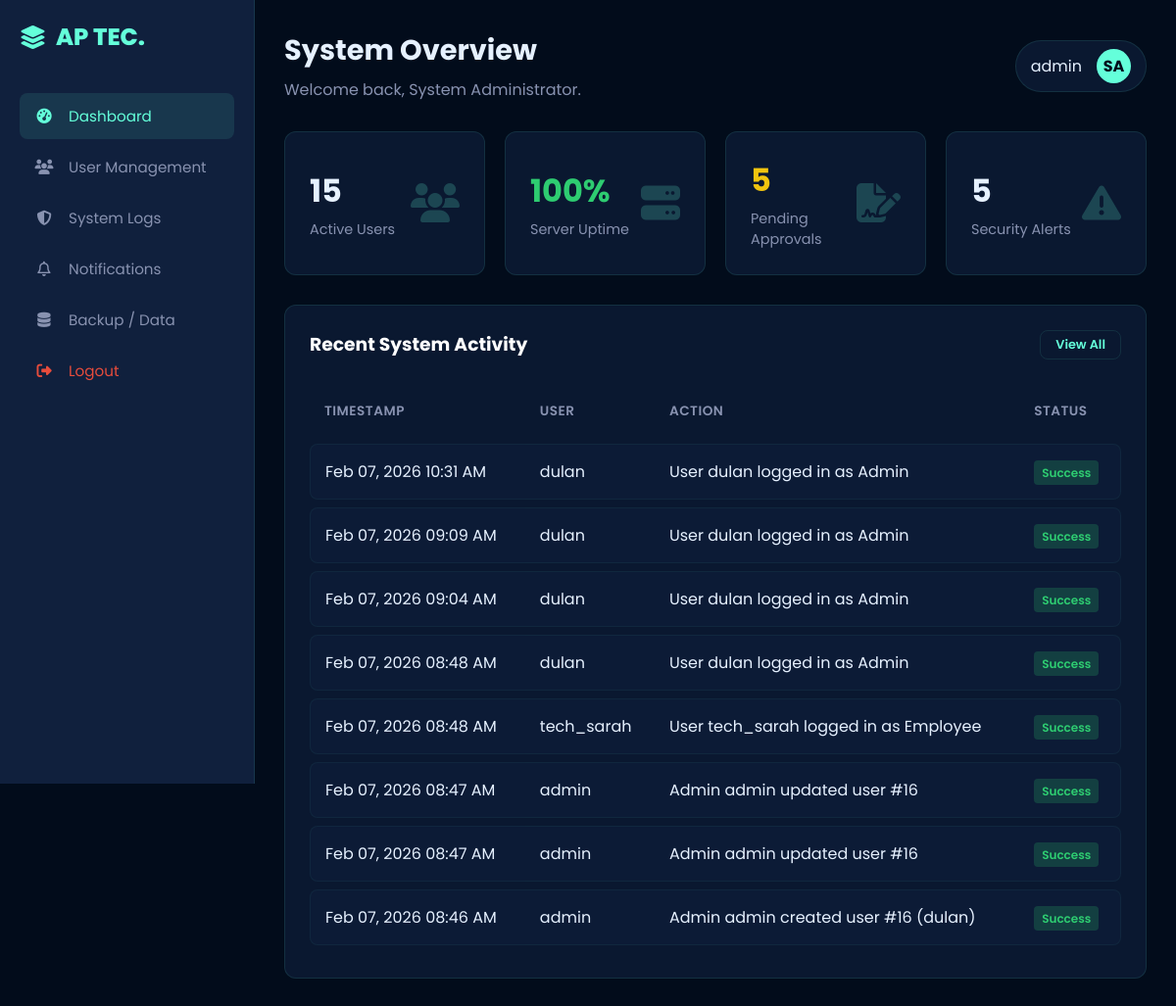
Page /html/admin_dashboard.php (signed in) on the earlier database version.
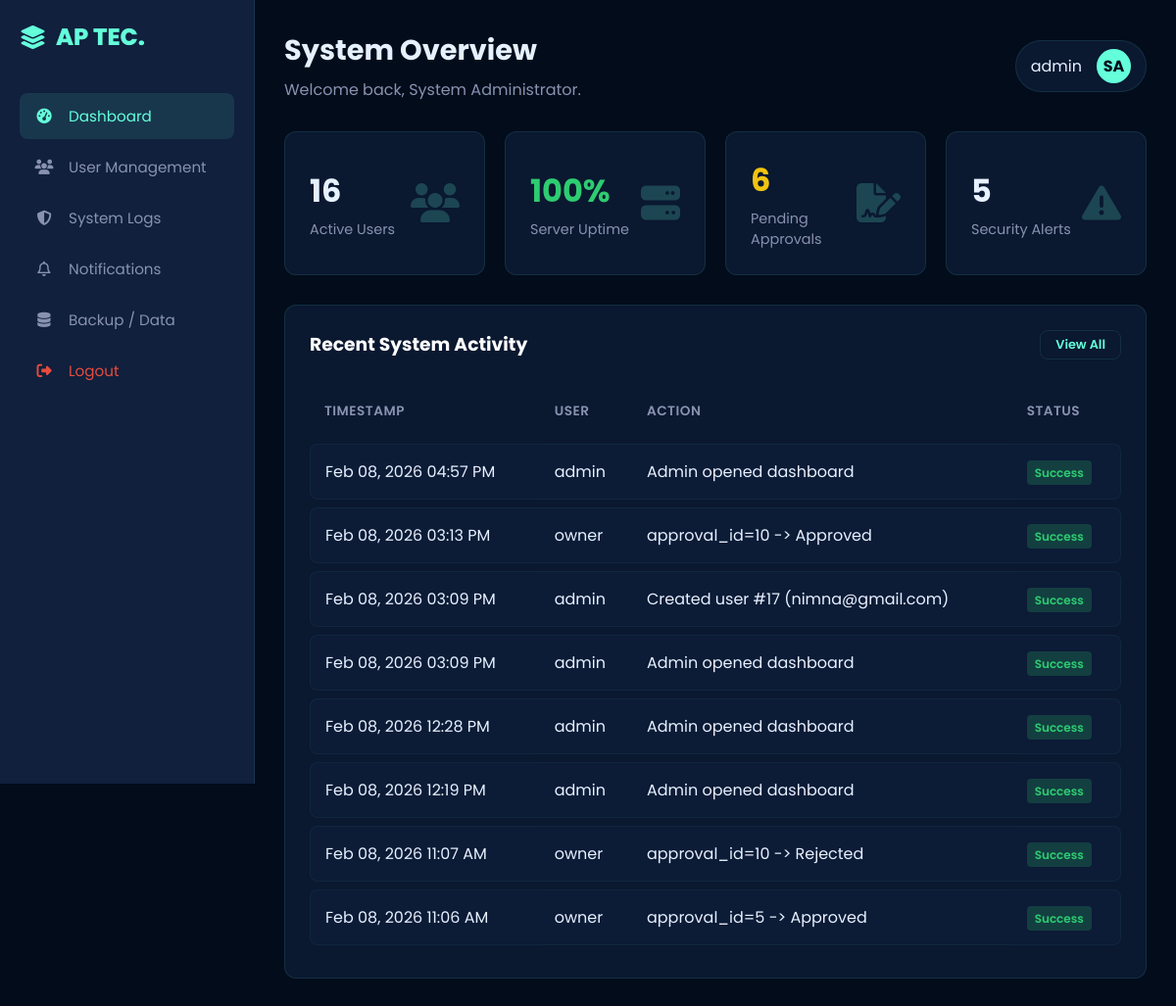
Same page on the later database version.
### tables this page shows
CREATE TABLE `system_logs` (
  `log_id` int(11) NOT NULL AUTO_INCREMENT,
  `level` enum('INFO','WARNING','ERROR') NOT NULL,
  `module` varchar(50) DEFAULT NULL,
  `message` text NOT NULL,
  `user_id` int(11) DEFAULT NULL,
  `ip_address` varchar(45) DEFAULT NULL,
  `created_at` timestamp NOT NULL DEFAULT current_timestamp(),
  PRIMARY KEY (`log_id`)
);

### html/admin_dashboard.php (the view, shortened to what the changed rows need)
<?php
require_once __DIR__ . "/../php/db.php";
try {
    $activeUsers = (int)$pdo->query("SELECT COUNT(*) FROM users WHERE status='Active'")->fetchColumn();
} catch (Throwable $e) {
    $activeUsers = 0;
}
try {
    $pendingApprovals = (int)$pdo->query("SELECT COUNT(*) FROM approvals WHERE status='Pending'")->fetchColumn();
} catch (Throwable $e) {
    $pendingApprovals = 0;
}
try {
    $stmt = $pdo->query("
        SELECT
            sl.created_at,
            COALESCE(u.username, 'System') AS username,
            sl.message,
            sl.level,
            sl.module,
            sl.ip_address
        FROM system_logs sl
        LEFT JOIN users u ON u.user_id = sl.user_id
        ORDER BY sl.created_at DESC
        LIMIT 8
    ");
    $logs = $stmt->fetchAll(PDO::FETCH_ASSOC);
} catch (Throwable $e) {
    $logs = [];
}
function badge_class(string $level): array {
    $level = strtoupper(trim($level));
    return ["status-badge status-active", "Success"];
}
?>
<!DOCTYPE html>
<html lang="en">
<head>
    <link rel="stylesheet" href="https://cdnjs.cloudflare.com/ajax/libs/font-awesome/6.4.0/css/all.min.css">
    <link rel="stylesheet" href="../css/style.css">
</head>
<body>
<div class="dashboard-container">
    <main class="main-content">
        <header class="top-bar">
            <div class="page-title">
                <h1>System Overview</h1>
            </div>
        </header>
        <div class="dashboard-grid">
            <div class="stat-card">
                <div class="stat-info">
                    <h3><?= number_format($activeUsers) ?></h3>
                    <p>Active Users</p>
                </div>
            </div>
            <div class="stat-card">
                <div class="stat-info">
                    <h3 style="color: #f1c40f;"><?= number_format($pendingApprovals) ?></h3>
                    <p>Pending Approvals</p>
                </div>
            </div>
        </div>
        <div class="dashboard-grid">
            <div class="wide-widget" style="grid-column: span 4;">
                <table class="table-responsive">
                    <thead>
                        <tr>
                            <th>Timestamp</th>
                            <th>User</th>
                            <th>Action</th>
                            <th>Status</th>
                        </tr>
                    </thead>
                    <tbody>
                        <?php if (empty($logs)): ?>
                            <tr>
                                <td colspan="4" style="color:#ccc;">No system activity yet.</td>
                            </tr>
                        <?php else: ?>
                            <?php foreach ($logs as $row): ?>
                                <?php
                                    [$cls, $label] = badge_class((string)$row["level"]);
                                    $time = date("M d, Y h:i A", strtotime((string)$row["created_at"]));
                                ?>
                                <tr>
                                    <td><?= htmlspecialchars($time) ?></td>
                                    <td><?= htmlspecialchars((string)$row["username"]) ?></td>
                                    <td><?= htmlspecialchars((string)$row["message"]) ?></td>
                                    <td><span class="<?= htmlspecialchars($cls) ?>"><?= htmlspecialchars($label) ?></span></td>
                                </tr>
                            <?php endforeach; ?>
                        <?php endif; ?>
                    </tbody>
                </table>
            </div>
        </div>
    </main>
</div>
</body>
</html>

Differences in the rows shown:
no longer on this page (row edited): system_logs: created_at "Feb 07, 2026 10:31 AM", username "dulan", message "User dulan logged in as Admin", label "Success"
no longer on this page (row edited): system_logs: created_at "Feb 07, 2026 09:09 AM", username "dulan", message "User dulan logged in as Admin", label "Success"
no longer on this page (row edited): system_logs: created_at "Feb 07, 2026 09:04 AM", username "dulan", message "User dulan logged in as Admin", label "Success"
no longer on this page (row edited): system_logs: created_at "Feb 07, 2026 08:48 AM", username "dulan", message "User dulan logged in as Admin", label "Success"
no longer on this page (row edited): system_logs: created_at "Feb 07, 2026 08:48 AM", username "tech_sarah", message "User tech_sarah logged in as Employee", label "Success"
no longer on this page (row edited): system_logs: created_at "Feb 07, 2026 08:47 AM", username "admin", message "Admin admin updated user #16", label "Success"
no longer on this page (row edited): system_logs: created_at "Feb 07, 2026 08:47 AM", username "admin", message "Admin admin updated user #16", label "Success"
no longer on this page (row edited): system_logs: created_at "Feb 07, 2026 08:46 AM", username "admin", message "Admin admin created user #16 (dulan)", label "Success"
added system_logs: created_at "Feb 08, 2026 04:57 PM", username "admin", message "Admin opened dashboard", label "Success"
added system_logs: created_at "Feb 08, 2026 03:13 PM", username "owner", message "approval_id=10 -> Approved", label "Success"
added system_logs: created_at "Feb 08, 2026 03:09 PM", username "admin", message "Created user #17 (nimna@gmail.com)", label "Success"
added system_logs: created_at "Feb 08, 2026 03:09 PM", username "admin", message "Admin opened dashboard", label "Success"
added system_logs: created_at "Feb 08, 2026 12:28 PM", username "admin", message "Admin opened dashboard", label "Success"
added system_logs: created_at "Feb 08, 2026 12:19 PM", username "admin", message "Admin opened dashboard", label "Success"
added system_logs: created_at "Feb 08, 2026 11:07 AM", username "owner", message "approval_id=10 -> Rejected", label "Success"
added system_logs: created_at "Feb 08, 2026 11:06 AM", username "owner", message "approval_id=5 -> Approved", label "Success"
Other differences:
$activeUsers: "15" → "16"
$pendingApprovals: "5" → "6"
